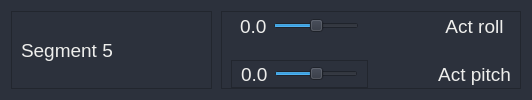
                     <widget class="QFrame" name="frame_joint_seg5_row">
                      <property name="minimumSize">
                       <size>
                        <width>0</width>
                        <height>0</height>
                       </size>
                      </property>
                      <property name="maximumSize">
                       <size>
                        <width>16777215</width>
                        <height>16777215</height>
                       </size>
                      </property>
                      <property name="styleSheet">
                       <string notr="true">background-color: rgb(44, 49, 60);</string>
                      </property>
                      <property name="frameShape">
                       <enum>QFrame::NoFrame</enum>
                      </property>
                      <property name="frameShadow">
                       <enum>QFrame::Plain</enum>
                      </property>
                      <layout class="QHBoxLayout" name="horizontalLayout_10">
                       <property name="spacing">
                        <number>9</number>
                       </property>
                       <item>
                        <widget class="QFrame" name="frame_joint_seg1_ID_5">
                         <property name="minimumSize">
                          <size>
                           <width>201</width>
                           <height>0</height>
                          </size>
                         </property>
                         <property name="maximumSize">
                          <size>
                           <width>156</width>
                           <height>16777215</height>
                          </size>
                         </property>
                         <property name="frameShape">
                          <enum>QFrame::StyledPanel</enum>
                         </property>
                         <property name="frameShadow">
                          <enum>QFrame::Raised</enum>
                         </property>
                         <layout class="QHBoxLayout" name="horizontalLayout_27">
                          <property name="topMargin">
                           <number>0</number>
                          </property>
                          <property name="rightMargin">
                           <number>9</number>
                          </property>
                          <property name="bottomMargin">
                           <number>0</number>
                          </property>
                          <item>
                           <widget class="QLabel" name="label_22">
                            <property name="minimumSize">
                             <size>
                              <width>0</width>
                              <height>0</height>
                             </size>
                            </property>
                            <property name="font">
                             <font>
                              <pointsize>14</pointsize>
                             </font>
                            </property>
                            <property name="styleSheet">
                             <string notr="true">color: rgb(238, 238, 236);</string>
                            </property>
                            <property name="text">
                             <string>Segment 5</string>
                            </property>
                           </widget>
                          </item>
                         </layout>
                        </widget>
                       </item>
                       <item>
                        <widget class="QFrame" name="frame_joints_seg1_5">
                         <property name="frameShape">
                          <enum>QFrame::StyledPanel</enum>
                         </property>
                         <property name="frameShadow">
                          <enum>QFrame::Raised</enum>
                         </property>
                         <layout class="QGridLayout" name="gridLayout_7">
                          <property name="topMargin">
                           <number>0</number>
                          </property>
                          <property name="bottomMargin">
                           <number>0</number>
                          </property>
                          <property name="horizontalSpacing">
                           <number>70</number>
                          </property>
                          <property name="verticalSpacing">
                           <number>20</number>
                          </property>
                          <item row="0" column="1">
                           <widget class="QFrame" name="frame_joint_seg1_setRoll_5">
                            <property name="minimumSize">
                             <size>
                              <width>0</width>
                              <height>0</height>
                             </size>
                            </property>
                            <property name="maximumSize">
                             <size>
                              <width>500</width>
                              <height>16777215</height>
                             </size>
                            </property>
                            <property name="frameShape">
                             <enum>QFrame::NoFrame</enum>
                            </property>
                            <property name="frameShadow">
                             <enum>QFrame::Plain</enum>
                            </property>
                            <layout class="QHBoxLayout" name="horizontalLayout_28">
                             <property name="topMargin">
                              <number>0</number>
                             </property>
                             <property name="bottomMargin">
                              <number>0</number>
                             </property>
                             <item>
                              <widget class="QLabel" name="label_seg1_setRoll_slider_5">
                               <property name="font">
                                <font>
                                 <pointsize>14</pointsize>
                                </font>
                               </property>
                               <property name="styleSheet">
                                <string notr="true">color: rgb(238, 238, 236);</string>
                               </property>
                               <property name="text">
                                <string>0.0</string>
                               </property>
                              </widget>
                             </item>
                             <item>
                              <widget class="QSlider" name="slider_seg1_setRoll_5">
                               <property name="maximumSize">
                                <size>
                                 <width>16777215</width>
                                 <height>16777215</height>
                                </size>
                               </property>
                               <property name="minimum">
                                <number>-20</number>
                               </property>
                               <property name="maximum">
                                <number>20</number>
                               </property>
                               <property name="orientation">
                                <enum>Qt::Horizontal</enum>
                               </property>
                              </widget>
                             </item>
                            </layout>
                           </widget>
                          </item>
                          <item row="0" column="2">
                           <widget class="QLabel" name="Label_Seg5_ActRoll">
                            <property name="font">
                             <font>
                              <pointsize>14</pointsize>
                             </font>
                            </property>
                            <property name="layoutDirection">
                             <enum>Qt::LeftToRight</enum>
                            </property>
                            <property name="styleSheet">
                             <string notr="true">color: rgb(238, 238, 236);</string>
                            </property>
                            <property name="text">
                             <string>Act roll</string>
                            </property>
                            <property name="alignment">
                             <set>Qt::AlignCenter</set>
                            </property>
                           </widget>
                          </item>
                          <item row="1" column="2">
                           <widget class="QLabel" name="Label_Seg5_ActPitch">
                            <property name="font">
                             <font>
                              <pointsize>14</pointsize>
                             </font>
                            </property>
                            <property name="styleSheet">
                             <string notr="true">color: rgb(238, 238, 236);</string>
                            </property>
                            <property name="text">
                             <string>Act pitch</string>
                            </property>
                            <property name="alignment">
                             <set>Qt::AlignCenter</set>
                            </property>
                           </widget>
                          </item>
                          <item row="1" column="1">
                           <widget class="QFrame" name="frame_joint_seg1_setPitch_5">
                            <property name="maximumSize">
                             <size>
                              <width>500</width>
                              <height>16777215</height>
                             </size>
                            </property>
                            <property name="frameShape">
                             <enum>QFrame::StyledPanel</enum>
                            </property>
                            <property name="frameShadow">
                             <enum>QFrame::Raised</enum>
                            </property>
                            <layout class="QHBoxLayout" name="horizontalLayout_29">
                             <property name="topMargin">
                              <number>0</number>
                             </property>
                             <property name="bottomMargin">
                              <number>0</number>
                             </property>
                             <item>
                              <widget class="QLabel" name="label_seg1_setPitch_slider_5">
                               <property name="font">
                                <font>
                                 <pointsize>14</pointsize>
                                </font>
                               </property>
                               <property name="styleSheet">
                                <string notr="true">color: rgb(238, 238, 236);</string>
                               </property>
                               <property name="text">
                                <string>0.0</string>
                               </property>
                              </widget>
                             </item>
                             <item>
                              <widget class="QSlider" name="slider_seg1_setPitch_5">
                               <property name="maximumSize">
                                <size>
                                 <width>16777215</width>
                                 <height>16777215</height>
                                </size>
                               </property>
                               <property name="minimum">
                                <number>-20</number>
                               </property>
                               <property name="maximum">
                                <number>20</number>
                               </property>
                               <property name="orientation">
                                <enum>Qt::Horizontal</enum>
                               </property>
                              </widget>
                             </item>
                            </layout>
                           </widget>
                          </item>
                         </layout>
                        </widget>
                       </item>
                      </layout>
                     </widget>
